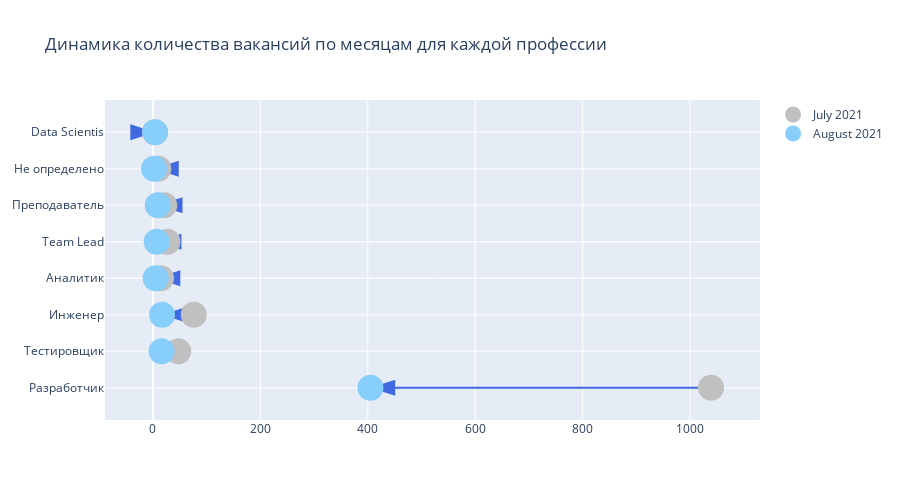

The notebook cell this image was saved under:
### Markdown cell above
#### 5. Покажите динамику количества вакансии по месяцам даты создания.

### Code cell
# Преобразование столбца даты создания в формат datetime
df['created'] = pd.to_datetime(df['created'])

# Группировка вакансий по месяцу создания и подсчет их количества
df_monthly_prof = df.groupby([pd.Grouper(key='created', freq='M'), 'profession']).size().reset_index(name='count')

# Список профессий для построения графика
professions = df['profession'].unique()

data = {
    "line_x": [], 
    "line_y": [], 
    "count_month_1": [], 
    "count_month_2": [], 
    "colors": [], 
    "months": [], 
    "professions": []
}

# Для каждой профессии
for profession in professions:
    # Выбираем данные только для данной профессии
    df_prof = df_monthly_prof[df_monthly_prof['profession'] == profession]
    
    # Добавляем данные для построения графика
    data["count_month_1"].extend(df_prof[df_prof['created'] == df_prof['created'].min()]['count'].values)
    data["count_month_2"].extend(df_prof[df_prof['created'] == df_prof['created'].max()]['count'].values)
    data["line_x"].extend(
        [
            df_prof[df_prof['created'] == df_prof['created'].min()]['count'].values[0],
            df_prof[df_prof['created'] == df_prof['created'].max()]['count'].values[0],
            None,
        ]
    )
    data["line_y"].extend([profession, profession, None])
    data["months"].extend([df_prof['created'].min(), df_prof['created'].max(), None])
    data["professions"].extend([profession, profession, None])

fig = go.Figure(
    data=[
        go.Scatter(
            x=data["line_x"],
            y=data["line_y"],
            mode="markers+lines",
            showlegend=False,
            marker=dict(
                symbol="arrow", 
                color="royalblue", 
                size=26, 
                angleref="previous"
            )
        ),
        go.Scatter(
            x=data["count_month_1"],
            y=professions, 
            name=data["months"][0].strftime("%B %Y"),
            mode="markers",
            marker=dict(
                color="silver",
                size=26
            ),
            hovertemplate="""Профессия: %{y} <br> Количество вакансий: %{x} <br><extra></extra>""",
        ),
        go.Scatter(
            x=data["count_month_2"],
            y=professions,
            name=data["months"][1].strftime("%B %Y"),
            mode="markers",
            marker=dict(
                color="lightskyblue",
                size=26
            ),
            hovertemplate="""Профессия: %{y} <br> Количество вакансий: %{x} <br><extra></extra>""",
        ),
    ]
)

fig.update_layout(
    title="Динамика количества вакансий по месяцам для каждой профессии",
    height=500,
    legend_itemclick=False
)

fig.show()

### Figure 1 — Plotly figure (JSON) as saved in the notebook; plotly's stock layout.template omitted (floating-point values rounded to 4 significant figures)
{"data": [{"marker": {"angleref": "previous", "color": "royalblue", "size": 26, "symbol": "arrow"}, "mode": "markers+lines", "showlegend": false, "type": "scatter", "x": [1039, 405, null, 47, 16, null, 76, 17, null, 15, 5, null, 27, 7, null, 21, 9, null, 10, 2, null, 4, 4, null], "y": ["Разработчик", "Разработчик", null, "Тестировщик", "Тестировщик", null, "Инженер", "Инженер", null, "Аналитик", "Аналитик", null, "Team Lead", "Team Lead", null, "Преподаватель", "Преподаватель", null, "Не определено", "Не определено", null, "Data Scientis", "Data Scientis", null]}, {"hovertemplate": "Профессия: %{y} <br> Количество вакансий: %{x} <br><extra></extra>", "marker": {"color": "silver", "size": 26}, "mode": "markers", "name": "July 2021", "type": "scatter", "x": [1039, 47, 76, 15, 27, 21, 10, 4], "y": ["Разработчик", "Тестировщик", "Инженер", "Аналитик", "Team Lead", "Преподаватель", "Не определено", "Data Scientis"]}, {"hovertemplate": "Профессия: %{y} <br> Количество вакансий: %{x} <br><extra></extra>", "marker": {"color": "lightskyblue", "size": 26}, "mode": "markers", "name": "August 2021", "type": "scatter", "x": [405, 16, 17, 5, 7, 9, 2, 4], "y": ["Разработчик", "Тестировщик", "Инженер", "Аналитик", "Team Lead", "Преподаватель", "Не определено", "Data Scientis"]}], "layout": {"height": 500, "legend": {"itemclick": false}, "title": {"text": "Динамика количества вакансий по месяцам для каждой профессии"}}}
